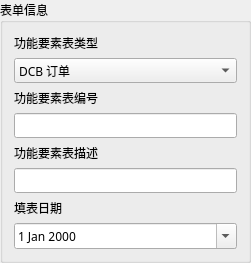
       <widget class="QGroupBox" name="groupBox">
        <property name="geometry">
         <rect>
          <x>10</x>
          <y>20</y>
          <width>251</width>
          <height>211</height>
         </rect>
        </property>
        <property name="font">
         <font>
          <family>微软雅黑</family>
         </font>
        </property>
        <property name="title">
         <string>表单信息</string>
        </property>
        <layout class="QGridLayout" name="gridLayout">
         <item row="2" column="0">
          <widget class="QLabel" name="label_2">
           <property name="font">
            <font>
             <family>微软雅黑</family>
            </font>
           </property>
           <property name="text">
            <string>功能要素表编号</string>
           </property>
          </widget>
         </item>
         <item row="1" column="0">
          <widget class="QComboBox" name="comboBox">
           <property name="font">
            <font>
             <family>微软雅黑</family>
            </font>
           </property>
           <item>
            <property name="text">
             <string>DCB 订单</string>
            </property>
           </item>
           <item>
            <property name="text">
             <string>ITO 询价</string>
            </property>
           </item>
          </widget>
         </item>
         <item row="5" column="0">
          <widget class="QLineEdit" name="lineEdit_2"/>
         </item>
         <item row="0" column="0">
          <widget class="QLabel" name="label">
           <property name="font">
            <font>
             <family>微软雅黑</family>
            </font>
           </property>
           <property name="text">
            <string>功能要素表类型</string>
           </property>
          </widget>
         </item>
         <item row="6" column="0">
          <widget class="QLabel" name="label_3">
           <property name="font">
            <font>
             <family>微软雅黑</family>
            </font>
           </property>
           <property name="text">
            <string>填表日期</string>
           </property>
          </widget>
         </item>
         <item row="7" column="0">
          <widget class="QDateEdit" name="dateEdit">
           <property name="calendarPopup">
            <bool>true</bool>
           </property>
          </widget>
         </item>
         <item row="3" column="0">
          <widget class="QLineEdit" name="lineEdit"/>
         </item>
         <item row="4" column="0">
          <widget class="QLabel" name="label_12">
           <property name="font">
            <font>
             <family>微软雅黑</family>
            </font>
           </property>
           <property name="text">
            <string>功能要素表描述</string>
           </property>
          </widget>
         </item>
         <item row="8" column="0">
          <spacer name="verticalSpacer_7">
           <property name="orientation">
            <enum>Qt::Vertical</enum>
           </property>
           <property name="sizeHint" stdset="0">
            <size>
             <width>20</width>
             <height>40</height>
            </size>
           </property>
          </spacer>
         </item>
        </layout>
       </widget>
